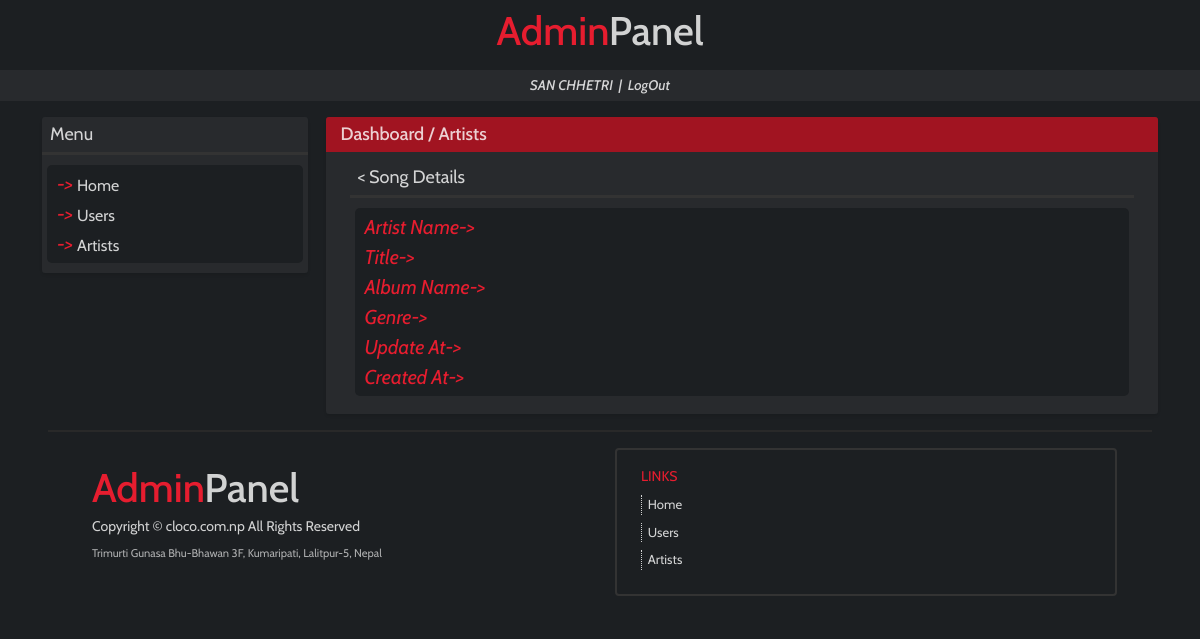
Page /dashboard/artists/5/songs/18/ (signed in) on the earlier database version.
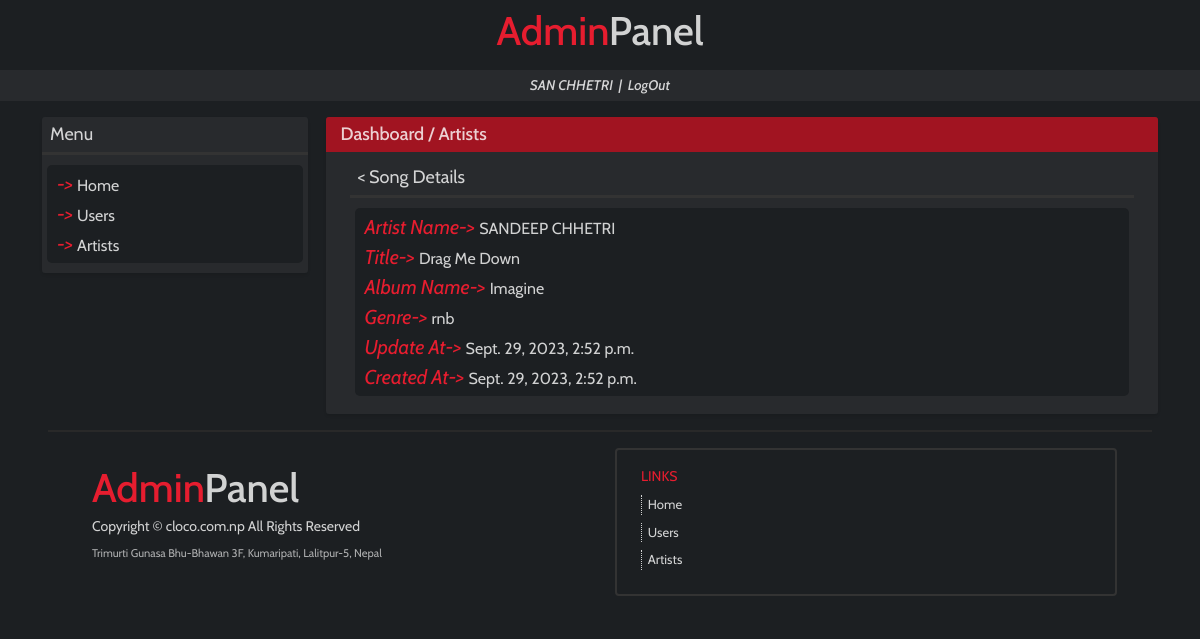
Same page on the later database version.
### musicRecord/models.py (models this page shows, shortened)
class Music(models.Model):
    GENRE_CHOICES = (
        ('rnb', 'Rhythm and Blues'),
        ('country', 'Country'),
        ('classic', 'Classic'),
        ('rock', 'Rock'),
        ('jazz', 'Jazz'),
    )
    artist = models.ForeignKey(Artist, on_delete=models.CASCADE)
    title = models.CharField(max_length=100)
    album_name = models.CharField(max_length=50)
    genre = models.CharField(max_length=20, choices=GENRE_CHOICES)
    created_at = models.DateTimeField(auto_now_add=True)
    updated_at = models.DateTimeField(auto_now=True)

class Artist(models.Model):
    GENDER_CHOICES = (
        ('M', 'Male'),
        ('F', 'Female'),
        ('O', 'Other'),
    )
    name = models.CharField(max_length=50)
    dob = models.DateField()
    gender = models.CharField(max_length=1, choices=GENDER_CHOICES)
    address = models.CharField(max_length=50)
    first_release_date = models.DateField(null=True, blank=True)
    no_of_albums_released = models.IntegerField(default = 0)
    created_at = models.DateTimeField(auto_now_add=True)
    updated_at = models.DateTimeField(auto_now=True)

### musicRecord/songsViews.py (the view)
# urls.py: path('artists/<int:pk>/songs/<int:spk>/', songsViews.song_detail),
def song_detail(request, pk=None, spk=None):
    if not request.user.is_authenticated:
        return redirect('/')
    else:
        try:
            song = Music.objects.raw(f'select * from musicRecord_Music where id={spk} LIMIT 1')[0]
        except:
            song = None
        try:
            page = request.GET.get('page')
        except:
            page = None
        return render(request, 'songs/songdetail.html', {'user_name':user_name(request), 'page':page, 'song':song})

### musicRecord/songsViews.py (called while the page is built)
def user_name(request):
    return request.user.first_name.upper()+' '+request.user.last_name.upper()

### templates/songs/songdetail.html (shortened to what this page needs)
{% extends 'base.html' %}
{% block content %}
<div class="row mb-3">
    <div class="d-none d-lg-block col-sm-12 col-lg-3 px-4">
        <div class="row mb-3 main-box">
            <div class="sidebox-text px-2 py-1 mb-0">
              Menu
            </div>
            <div class="col-12 mt-0 pt-0" style="background:#333; height:3px;">
            </div>
            <div class="col-12 sidebox-menus">
              <div class="row sidebox-menu py-1">
                <div class="col-12 p-0 m-0" style="color:#e61d2f;">
                    <i>-> </i>
                      <a class="menu-options" href="{% url 'dashboard' %}">Home</a>
                    <br>
                </div>
                <div class="col-12 p-0 m-0" style="color:#e61d2f;">
                    <i>-> </i>
                      <a class="menu-options" href="{% url 'users' %}">Users</a>
                    <br>
                </div>
                <div class="col-12 p-0 m-0" style="color:#e61d2f;">
                    <i>-> </i>
                      <a class="menu-options" href="{% url 'artists' %}">Artists</a>
                    <br>
                </div>
              </div>
            </div>
        </div>
    </div>
    <div class="col-sm-12 col-lg-9 px-4">
        <div class="row main-box">
            <div class="col-12 box-top py-1">
                <a class="link" href="{% url 'dashboard' %}">Dashboard</a> / <a class="link" href="{% url 'artists' %}">Artists</a>
            </div>
            <div class="col-12 box-content px-0 px-lg-4">
                <div class="mt-2 pb-2">
                    <div class="sidebox-text px-2 py-1 mb-0">
                        {% if page %}
                        <a href="{% url 'artists' %}{{song.artist.id}}/songs/?page={{page}}" class="link">< Song Details</a>
                        {% else %}
                        <a href="{% url 'artists' %}{{song.artist.id}}/songs/" class="link">< Song Details</a>
                        {% endif %}
                    </div>
                    <div class="col-12 mt-0 pt-0" style="background:#333; height:3px;">
                    </div>
                    <div class="col-12 sidebox-menus">
                        <div class="row sidebox-menu py-1">
                            <div class="col-12 p-0 m-0" style="color:#e61d2f;">
                                <i>Artist Name-> </i>
                                <span class="detail-text">{{song.artist.name.upper}}</span>
                                <br>
                                <i>Title-> </i>
                                <span class="detail-text">{{song.title}}</span>
                                <br>
                                <i>Album Name-> </i>
                                <span class="detail-text" >{{song.album_name}}</span>
                                <br>
                                <i>Genre-> </i>
                                <span class="detail-text">{{song.genre}}</span>
                                <br>
                                <i>Update At-> </i>
                                <span class="detail-text" href="{% url 'users' %}{{user.id}}">{{song.updated_at}}</span>
                                <br>
                                <i>Created At-> </i>
                                <span class="detail-text" href="{% url 'users' %}{{user.id}}">{{song.created_at}}</span>
                                <br>
                            </div>
                        </div>
                    </div>
                </div>
            </div>
        </div>
    </div>
{% endblock %}

Differences in the rows shown:
added Music: artist.name "SANDEEP CHHETRI", title "Drag Me Down", album_name "Imagine", genre "rnb", updated_at "Sept. 29, 2023, 2:52 p.m.", created_at "Sept. 29, 2023, 2:52 p.m."
